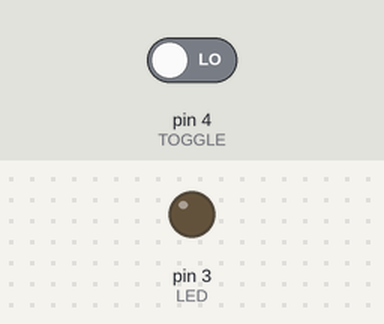
Simulated run of this sketch. Board: Arduino Uno, built with avr-gcc and run on an emulated ATmega328P. Parts: output pins drawn as LEDs (lit = HIGH). Inputs (shaded band) come from the test bench; at power-on: pin 4 (TOGGLE) LOW.

Above: at 1.2 s.
1.3 s: pin 4 (TOGGLE) driven HIGH
At 2.7 s:
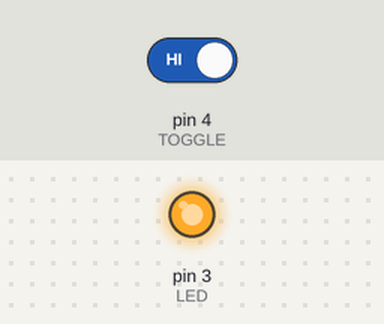
Timing chart, 0 to 4.3 s (numbered marks = the images above; inputs shaded):
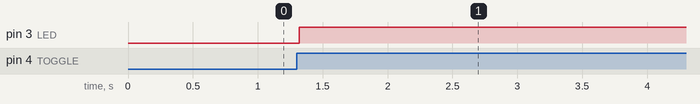

Measured:
- after the input at 1.3 s, pin 3 (LED): LOW → HIGH at once

The sketch:

przerzutnik_T.ino
```cpp
#define TOGGLE 4
#define LED 3
//PullDown

void setup() {
  pinMode(TOGGLE, INPUT);
  pinMode(LED, OUTPUT);
}

boolean stan = 1;

void loop() {
  if(digitalRead(TOGGLE) == HIGH){
    delay(20);
    if(digitalRead(TOGGLE) == HIGH){
      if(stan == 1){
        digitalWrite(LED, !digitalRead(LED));
        stan = 0;
      }
    }
  }
  else
    stan = 1;
}
```
